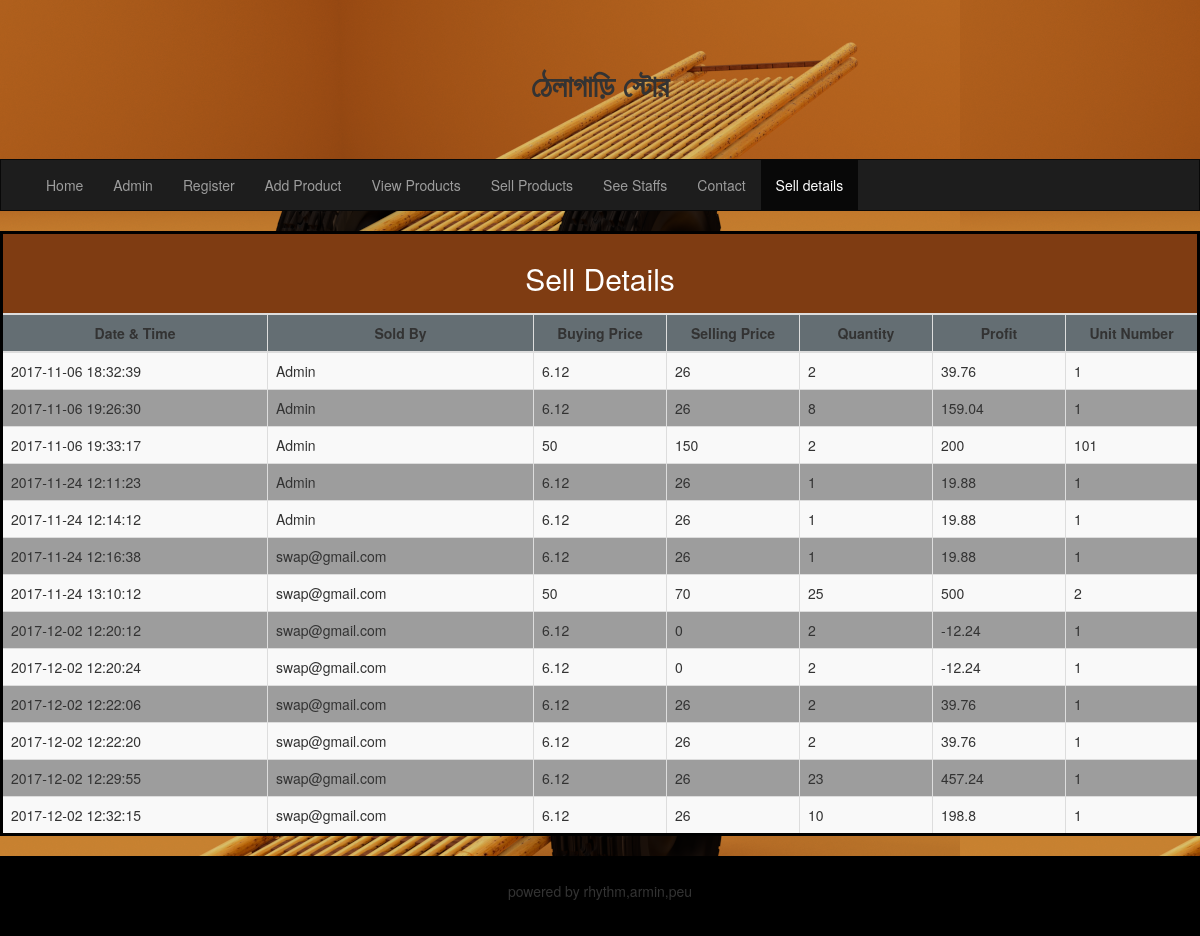
The app's page /sell_details.php with its own data.
### tables this page shows
CREATE TABLE `sell` (
  `unumber` int(11) NOT NULL,
  `quantity` int(11) NOT NULL,
  `bprice` double NOT NULL,
  `sprice` double NOT NULL,
  `profit` double NOT NULL,
  `date` timestamp NOT NULL DEFAULT CURRENT_TIMESTAMP ON UPDATE CURRENT_TIMESTAMP,
  `soldby` varchar(50) NOT NULL
);

### sell_details.php (the view, shortened to what this page needs)
<?php
include("master.php");
?>
<nav class="navbar navbar-inverse">
    <div class="container-fluid">
        <div class="collapse navbar-collapse" id="myNavbar">
            <ul class="nav navbar-nav">
                <li><a href="Home.php">Home</a></li>
                <li><a href="admin.php">Admin</a></li>
                <li><a href="register.php">Register</a></li>
                <li><a href="add_product.php">Add Product</a></li>
                <li><a href="view_product.php">View Products</a></li>
                <li><a href="sell_product.php">Sell Products</a></li>
                <li><a href="staff.php">See Staffs</a></li>
                <li><a href="contact.php">Contact</a></li>
                <li class="active"><a href="sell_details.php">Sell details</a></li>
            </ul>
        </div>
    </div>
</nav>
<div class="table-scrol">
    <div class="table-responsive">
        <table class="table table-bordered table-hover table-striped" style="background-color: #9d9d9d; border: 3px solid black; table-layout: fixed">
            <thead>
            <tr>
                <th colspan="9" style="background-color: #7f3c12;"><center><h2><font color="white">Sell Details</font></h2></center></th>
            </tr>
            <tr style="background-color: #646e73;">
                <th colspan="2"><center>Date & Time</center></th>
                <th colspan="2"><center>Sold By</center></th>
                <th><center>Buying Price</center></th>
                <th><center>Selling Price</center></th>
                <th><center>Quantity</center></th>
                <th><center>Profit</center></th>
                <th><center>Unit Number</center></th>
            </tr>
            </thead>
            <?php
            include("database/db_conection.php");
            if(isset($_POST['submit']))
            {
                $view_sell_query="select * from sell";
                $run=mysqli_query($dbcon,$view_sell_query);
                while($row=mysqli_fetch_array($run))
                {
                    $user_soldby  = $row['soldby'];
                    $user_profit  = $row['profit'];
                    $user_bprice  = $row['bprice'];
                    $user_sprice = $row['sprice'];
                    $user_date = $row['date'];
                    $user_quantity = $row['quantity'];
                    $user_unumber = $row['unumber'];
                    ?>
                    <tr>
                        <td colspan="2"><?php echo $user_date;  ?></td>
                        <td colspan="2"><?php echo $user_soldby;  ?></td>
                        <td><?php echo $user_bprice;  ?></td>
                        <td><?php echo $user_sprice;  ?></td>
                        <td><?php echo $user_quantity;  ?></td>
                        <td><?php echo $user_profit;  ?></td>
                        <td><?php echo $user_unumber;  ?></td>
                    </tr>
                <?php }?>
            <?php }
            else
            {
                $view_sell_query="select * from sell";
                $run=mysqli_query($dbcon,$view_sell_query);
                while($row=mysqli_fetch_array($run))
                {
                    $user_soldby  = $row['soldby'];
                    $user_profit  = $row['profit'];
                    $user_bprice  = $row['bprice'];
                    $user_sprice = $row['sprice'];
                    $user_date = $row['date'];
                    $user_quantity = $row['quantity'];
                    $user_unumber = $row['unumber'];
                    ?>
                    <tr>
                        <td colspan="2"><?php echo $user_date;  ?></td>
                        <td colspan="2"><?php echo $user_soldby;  ?></td>
                        <td><?php echo $user_bprice;  ?></td>
                        <td><?php echo $user_sprice;  ?></td>
                        <td><?php echo $user_quantity;  ?></td>
                        <td><?php echo $user_profit;  ?></td>
                        <td><?php echo $user_unumber;  ?></td>
                    </tr>
                <?php } ?>
            <?php } ?>
        </table>
    </div>
</div>
<footer class="container-fluid text-center">
    <p>powered by rhythm,armin,peu</p>
</footer>
</body>
</html>

### master.php (shortened to what this page needs)
<!DOCTYPE html>
<html lang="en">
<head>
    <link rel="stylesheet" href="https://maxcdn.bootstrapcdn.com/bootstrap/3.3.7/css/bootstrap.min.css">
</head>
<body background="images/thelagari.png">
<div class="jumbotron" >
    <div class="container text-center">
        <h2><b>ঠেলাগাড়ি স্টোর</b></h2>
    </div>
</div>

### master.php (style rules this page uses)
.navbar { background-color: #1d1d1d; margin-bottom: 20px; border-radius: 0; }
.jumbotron { margin-bottom: 0; background-image: url("images/thelagari.png"); }
footer { background-color: #000; padding: 25px; }

### records on screen
sell: date "2017-11-06 18:32:39", soldby "Admin", bprice "6.12", sprice "26", quantity "2", profit "39.76", unumber "1"
sell: date "2017-11-06 19:26:30", soldby "Admin", bprice "6.12", sprice "26", quantity "8", profit "159.04", unumber "1"
sell: date "2017-11-06 19:33:17", soldby "Admin", bprice "50", sprice "150", quantity "2", profit "200", unumber "101"
sell: date "2017-11-24 12:11:23", soldby "Admin", bprice "6.12", sprice "26", quantity "1", profit "19.88", unumber "1"
sell: date "2017-11-24 12:14:12", soldby "Admin", bprice "6.12", sprice "26", quantity "1", profit "19.88", unumber "1"
sell: date "2017-11-24 12:16:38", soldby "swap@gmail.com", bprice "6.12", sprice "26", quantity "1", profit "19.88", unumber "1"
sell: date "2017-11-24 13:10:12", soldby "swap@gmail.com", bprice "50", sprice "70", quantity "25", profit "500", unumber "2"
sell: date "2017-12-02 12:20:12", soldby "swap@gmail.com", bprice "6.12", sprice "0", quantity "2", profit "-12.24", unumber "1"
sell: date "2017-12-02 12:20:24", soldby "swap@gmail.com", bprice "6.12", sprice "0", quantity "2", profit "-12.24", unumber "1"
sell: date "2017-12-02 12:22:06", soldby "swap@gmail.com", bprice "6.12", sprice "26", quantity "2", profit "39.76", unumber "1"
sell: date "2017-12-02 12:22:20", soldby "swap@gmail.com", bprice "6.12", sprice "26", quantity "2", profit "39.76", unumber "1"
sell: date "2017-12-02 12:29:55", soldby "swap@gmail.com", bprice "6.12", sprice "26", quantity "23", profit "457.24", unumber "1"
sell: date "2017-12-02 12:32:15", soldby "swap@gmail.com", bprice "6.12", sprice "26", quantity "10", profit "198.8", unumber "1"
